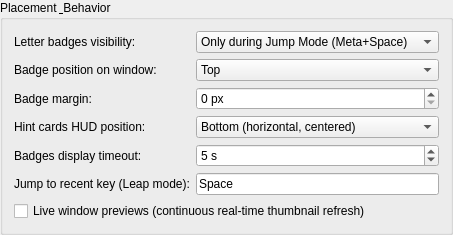
            <widget class="QGroupBox" name="groupBadgePlacement">
             <property name="title">
              <string>Placement &amp; Behavior</string>
             </property>
             <layout class="QFormLayout" name="formLayoutBadgePlacement">
              <item row="0" column="0">
               <widget class="QLabel" name="label_badgeDisplayMode">
                <property name="text">
                 <string>Letter badges visibility:</string>
                </property>
                <property name="toolTip">
                 <string>Controls when letter badges are shown on candidate windows. Active window is always excluded.</string>
                </property>
               </widget>
              </item>
              <item row="0" column="1">
               <widget class="QComboBox" name="kcfg_BadgeDisplayMode">
                <property name="toolTip">
                 <string>Controls when letter badges are shown on candidate windows. Active window is always excluded.</string>
                </property>
                <item>
                 <property name="text">
                  <string>Only during Jump Mode (Meta+Space)</string>
                 </property>
                </item>
                <item>
                 <property name="text">
                  <string>Always visible on background windows</string>
                 </property>
                </item>
                <item>
                 <property name="text">
                  <string>Disabled</string>
                 </property>
                </item>
               </widget>
              </item>
              <item row="1" column="0">
               <widget class="QLabel" name="label_badgePosition">
                <property name="text">
                 <string>Badge position on window:</string>
                </property>
                <property name="toolTip">
                 <string>Position of the letter badge relative to the window frame.</string>
                </property>
               </widget>
              </item>
              <item row="1" column="1">
               <widget class="QComboBox" name="kcfg_BadgePosition">
                <property name="currentIndex">
                 <number>1</number>
                </property>
                <property name="toolTip">
                 <string>Position of the letter badge relative to the window frame.</string>
                </property>
                <item>
                 <property name="text">
                  <string>Top-Left</string>
                 </property>
                </item>
                <item>
                 <property name="text">
                  <string>Top</string>
                 </property>
                </item>
                <item>
                 <property name="text">
                  <string>Top-Right</string>
                 </property>
                </item>
                <item>
                 <property name="text">
                  <string>Left</string>
                 </property>
                </item>
                <item>
                 <property name="text">
                  <string>Center</string>
                 </property>
                </item>
                <item>
                 <property name="text">
                  <string>Right</string>
                 </property>
                </item>
                <item>
                 <property name="text">
                  <string>Bottom-Left</string>
                 </property>
                </item>
                <item>
                 <property name="text">
                  <string>Bottom</string>
                 </property>
                </item>
                <item>
                 <property name="text">
                  <string>Bottom-Right</string>
                 </property>
                </item>
               </widget>
              </item>
              <item row="2" column="0">
               <widget class="QLabel" name="label_badgeMargin">
                <property name="text">
                 <string>Badge margin:</string>
                </property>
                <property name="toolTip">
                 <string>Distance from window edges to the badge in pixels (default: 0 px).</string>
                </property>
               </widget>
              </item>
              <item row="2" column="1">
               <widget class="QSpinBox" name="kcfg_BadgeMargin">
                <property name="minimum">
                 <number>0</number>
                </property>
                <property name="maximum">
                 <number>500</number>
                </property>
                <property name="singleStep">
                 <number>2</number>
                </property>
                <property name="value">
                 <number>0</number>
                </property>
                <property name="suffix">
                 <string> px</string>
                </property>
               </widget>
              </item>
              <item row="3" column="0">
               <widget class="QLabel" name="label_badgeHudPosition">
                <property name="text">
                 <string>Hint cards HUD position:</string>
                </property>
                <property name="toolTip">
                 <string>Screen edge position for offscreen and covered window hint cards (Bottom/Top horizontal, Left/Right vertical).</string>
                </property>
               </widget>
              </item>
              <item row="3" column="1">
               <widget class="QComboBox" name="kcfg_BadgeHudPosition">
                <property name="currentIndex">
                 <number>0</number>
                </property>
                <property name="toolTip">
                 <string>Screen edge position for offscreen and covered window hint cards (Bottom/Top horizontal, Left/Right vertical).</string>
                </property>
                <item>
                 <property name="text">
                  <string>Bottom (horizontal, centered)</string>
                 </property>
                </item>
                <item>
                 <property name="text">
                  <string>Top (horizontal, centered)</string>
                 </property>
                </item>
                <item>
                 <property name="text">
                  <string>Left (vertical, left-aligned)</string>
                 </property>
                </item>
                <item>
                 <property name="text">
                  <string>Right (vertical, left-aligned)</string>
                 </property>
                </item>
               </widget>
              </item>
              <item row="4" column="0">
               <widget class="QLabel" name="label_badgeTimeout">
                <property name="text">
                 <string>Badges display timeout:</string>
                </property>
                <property name="toolTip">
                 <string>Duration in seconds before badges auto-hide in jump mode (0 = unlimited / no timeout, default: 5 s).</string>
                </property>
               </widget>
              </item>
              <item row="4" column="1">
               <widget class="QSpinBox" name="kcfg_BadgeTimeout">
                <property name="minimum">
                 <number>0</number>
                </property>
                <property name="maximum">
                 <number>300</number>
                </property>
                <property name="value">
                 <number>5</number>
                </property>
                <property name="suffix">
                 <string> s</string>
                </property>
                <property name="specialValueText">
                 <string>Unlimited (0 s)</string>
                </property>
                <property name="toolTip">
                 <string>Duration in seconds before badges auto-hide in jump mode (0 = unlimited / no timeout, default: 5 s).</string>
                </property>
               </widget>
              </item>
              <item row="5" column="0">
               <widget class="QLabel" name="label_jumpRecentKey">
                <property name="text">
                 <string>Jump to recent key (Leap mode):</string>
                </property>
                <property name="toolTip">
                 <string>Second-level key shortcut inside Leap mode to jump directly to the recently active window (default: Space).</string>
                </property>
               </widget>
              </item>
              <item row="5" column="1">
               <widget class="QKeySequenceEdit" name="kcfg_JumpRecentKey">
                <property name="keySequence">
                 <string>Space</string>
                </property>
                <property name="toolTip">
                 <string>Second-level key shortcut inside Leap mode to jump directly to the recently active window (default: Space).</string>
                </property>
               </widget>
              </item>
              <item row="6" column="0" colspan="2">
               <widget class="QCheckBox" name="kcfg_BadgeLivePreviews">
                <property name="text">
                 <string>Live window previews (continuous real-time thumbnail refresh)</string>
                </property>
                <property name="checked">
                 <bool>false</bool>
                </property>
                <property name="toolTip">
                 <string>Continuously refresh window thumbnails in real time (e.g. playing videos, web animations) while badges or HUD are visible.</string>
                </property>
               </widget>
              </item>
             </layout>
            </widget>
